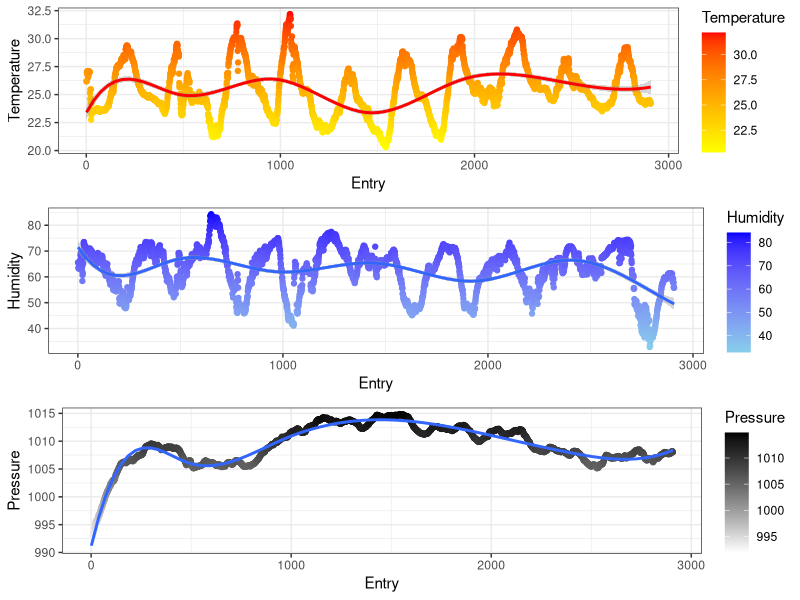

Generate this figure with R:
# Load file
readfile <- read.csv("feeds.csv")
#interveningTime <- as.Date(readfile$created_at)
entry <- as.numeric(readfile$entry_id)
temperature <- as.numeric(readfile$field1)
humidity <- as.numeric(readfile$field2)
pressure <- as.numeric(readfile$field3)

# Process Data
#refined_interveningTime <- gsub('[KST]', '', interveningTime)
#refined_interveningTime <- gsub(' +$', '', refined_interveningTime)
#refined_interveningTime
df <- data.frame(Entry=entry, Temperature=temperature, Humidity=humidity, Pressure=pressure)

# Plot
install.packages("gridExtra")
library(gridExtra)
library(ggplot2)
theme_set(theme_bw())

gg1 <- ggplot(df, aes(x=Entry, y=Temperature)) +
  geom_point(aes(col=Temperature)) +
  scale_color_gradient(low="yellow", high="red") +
  geom_smooth(method = lm, formula = y ~ splines::bs(x, 8), se=T, color="red")

gg2 <- ggplot(df, aes(x=Entry, y=Humidity)) +
  geom_point(aes(col=Humidity)) +
  scale_color_gradient(low="skyblue", high="blue") +
  #scale_colour_gradientn(colours = rainbow(100)) +
  geom_smooth(method = lm, formula = y ~ splines::bs(x, 8), se=T)

gg3 <- ggplot(df, aes(x=Entry, y=Pressure)) +
  geom_point(aes(col=Pressure)) +
  scale_color_gradient(low="white", high="black") +
  geom_smooth(method = lm, formula = y ~ splines::bs(x, 8), se=T)

grid.arrange(gg1, gg2, gg3, nrow=3)
